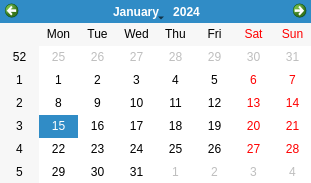
<?xml version="1.0" encoding="UTF-8"?>
<ui version="4.0">
 <class>windowcal</class>
 <widget class="QDialog" name="windowcal">
  <property name="geometry">
   <rect>
    <x>0</x>
    <y>0</y>
    <width>311</width>
    <height>183</height>
   </rect>
  </property>
  <property name="windowTitle">
   <string>Pulse Fecha</string>
  </property>
  <property name="modal">
   <bool>true</bool>
  </property>
  <widget class="QCalendarWidget" name="Calendar">
   <property name="geometry">
    <rect>
     <x>0</x>
     <y>0</y>
     <width>312</width>
     <height>183</height>
    </rect>
   </property>
  </widget>
 </widget>
 <resources/>
 <connections/>
</ui>
